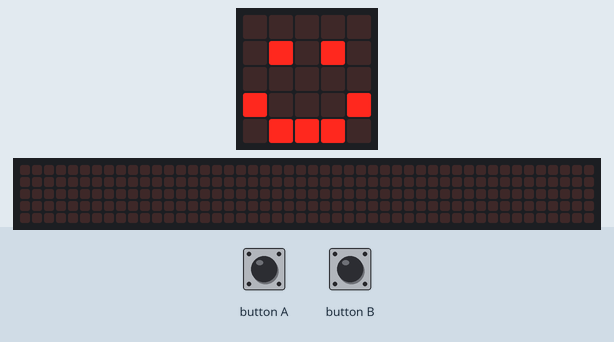
Recording of a program running on a simulated BBC micro:bit (MakeCode). Shown: the board's 5×5 LED display, a strip that is not on the board, showing the scrolling text unrolled. The inputs (shaded band) are chosen by the test bench. Random numbers come from a fixed seed; the 48×5 strip is a reading aid, not a part: it shows the text the display is scrolling, unrolled, one strip-width of it at a time.

Above: at 2.8 s.
2.9 s: button A pressed for 0.15 s
At 3.12 s:
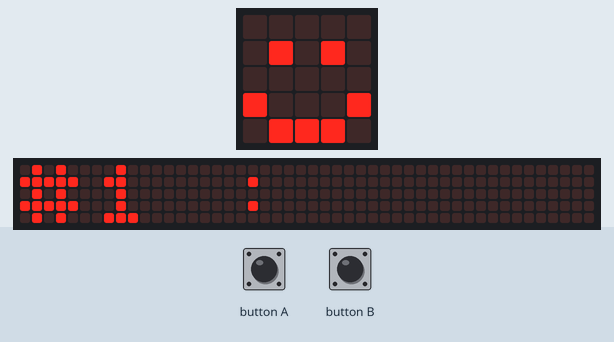
At 5.6 s:
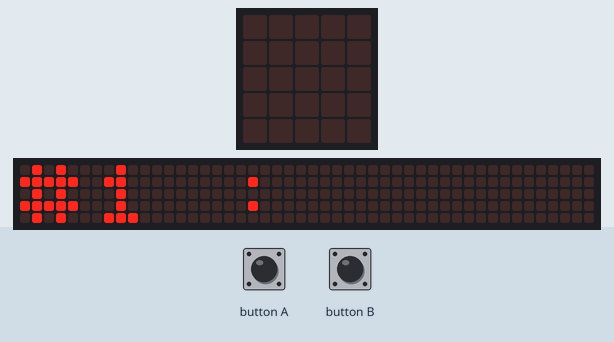
6.6 s: button B pressed for 0.15 s
7.3 s: button A pressed for 0.15 s
At 10.47 s:
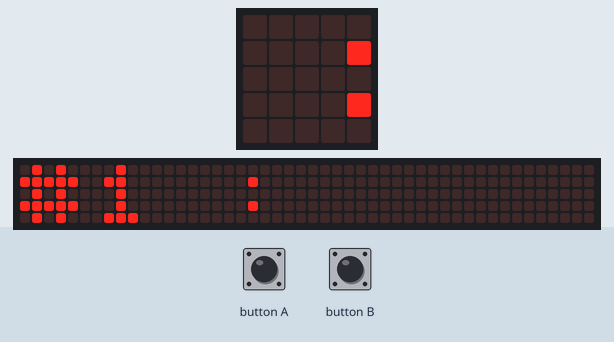

The program:

main.ts
```typescript
// (licence header left out)
// clean up
basic.clearScreen()
basic.pause(1000)
basic.showIcon(IconNames.Happy)

// give variable number
let num0: number
let num1: number
num0 = randint(0, 99)
num1 = randint(0, 99)

// if else statement for if num0 is bigger than num1
input.onGesture(Gesture.Shake, function () {
  if (num0 > num1) {
    basic.showNumber(num0)
    basic.showString('>')
    basic.showNumber(num1)
  } else {
    basic.showNumber(num0)
    basic.showString('<')
    basic.showNumber(num1)
  }
  basic.showIcon(IconNames.Sad)
})

// display number 1
input.onButtonPressed(Button.A, function () {
  basic.showString('#1 :')
  basic.showNumber(num0)
})

// display number 2
input.onButtonPressed(Button.B, function () {
  basic.showString('#2 :')
  basic.showNumber(num1)
})
```

Measured:
- after the input at 2.9 s, the display: changes after 0.15 s (image 1)
- what the display in image 2 shows lasts 0.8 s, from 5.3 s to 6.1 s
